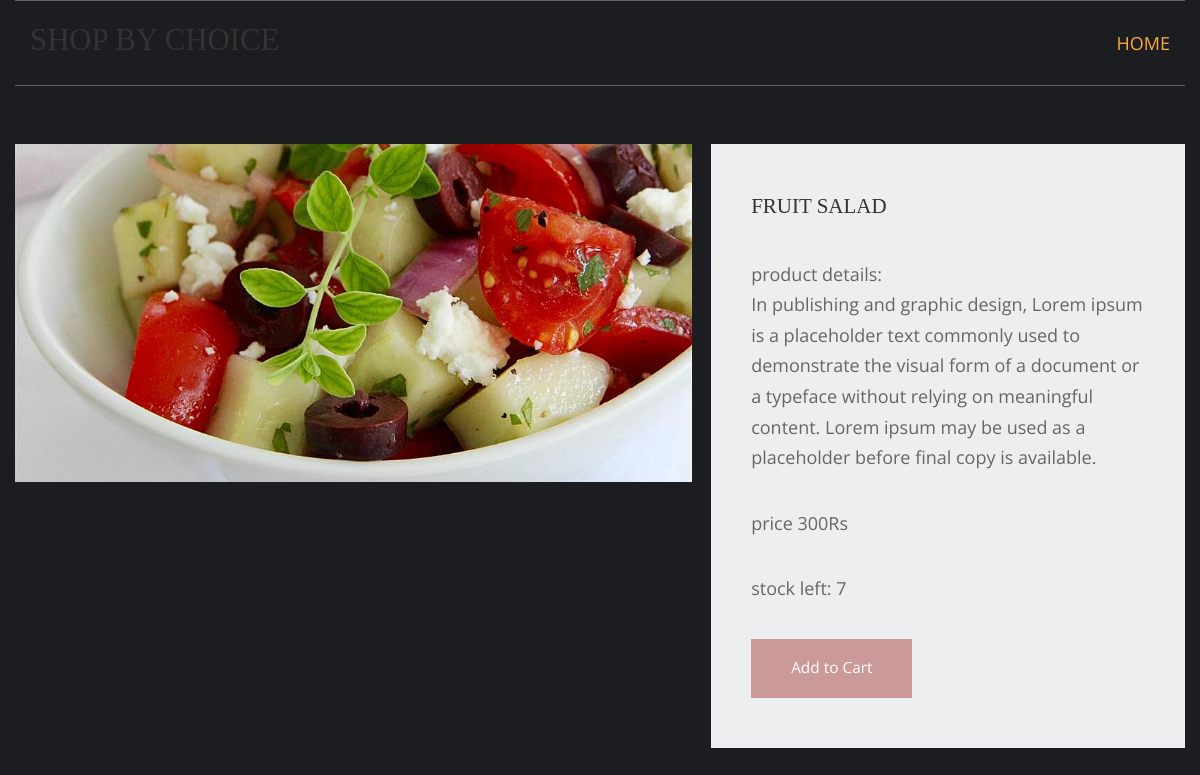
Screenshot of /salads/fruit-salad with the database file from the repository.
### shop/models.py (models this page shows, shortened)
class Product(models.Model):
    P_name=models.CharField(max_length=250,unique=True)
    slug=models.SlugField(max_length=250,unique=True)
    P_desc=models.TextField()
    P_price=models.IntegerField()
    P_stock=models.IntegerField()
    P_available=models.BooleanField()
    P_image=models.ImageField(upload_to='Product')
    P_category=models.ForeignKey(Category,on_delete= models.CASCADE)

### shop/views.py (the view)
# urls.py: path('<slug:c_slug>/<slug:product_slug>',views.prodDetails,name='details'),
def prodDetails(request,c_slug,product_slug):
    try:
        prod = Product.objects.get(P_category__slug=c_slug, slug=product_slug)
    except Exception as e:
        raise e
    return render(request, 'item.html', {'pr': prod})

### cart/context_processor.py (called while the page is built)
def count(request):
    item_count=0
    if 'admin' in request.path:
        return {}
    else:
        try:
            ct=cartlist.objects.filter(cart_id=c_id(request))
            cti=Items.objects.all().filter(cart=ct[:1])
            for c in cti:
                item_count+=c.quantity
        except cartlist.DoesNotExist:
            item_count=0
        return dict(itc=item_count)

### cart/views.py (called while the page is built)
def c_id(request):
    ct_id=request.session.session_key
    if not ct_id:
        ct_id=request.session.create()
    return ct_id

### templates/item.html (shortened to what this page needs)
{% extends 'base.html' %}
{% load static %}
{% block content %}
<!DOCTYPE html>
<html lang="en">
<head>
    <link href="{% static 'pr/fontawesome/css/all.min.css' %}" rel="stylesheet" />
    <link href="{% static 'pr/css/templatemo-comparto.css' %}" rel="stylesheet" />
</head>
<body>
    <br><br>
        <section class="tm-mb-1" id="about">
            <div class="tm-row tm-about-row">
                <div class="tm-section-1-l">
                    <img src="{{pr.P_image.url}}" alt="About image" style="height:500;width:500;">
                </div>
                <article class="tm-section-1-r tm-bg-color-8">
                    <h2 class="tm-mb-2 tm-title-color">{{pr.P_name}}</h2>
                    <p>product details: <br>{{pr.P_desc}}</p>
                    <p>price {{pr.P_price}}Rs<br>
                    <p>stock left: {{pr.P_stock}}</p>
                    {% if pr.P_stock <= 0 %}
                         <h1 style="color:red">Out of Stock!</h1>
                    {% else %}
                        <a href="{% url 'addcart' pr.id %}" class="tm-btn tm-btn-1 tm-link-to-services">Add to Cart</a>
                    {% endif %}
                </article>
            </div>
        </section>
</body>
</html>
{% endblock %}

### static/hm/layout/styles/layout.css (style rules this page uses)
*, *::before, *::after { transition:all .3s ease-in-out; }
body { color:#A5A6AA; background-color:#1C1D21; }
a { color:#FBAB45; }

### static/pr/css/templatemo-comparto.css (style rules this page uses)
*, *::before, *::after { box-sizing: border-box; outline: none; }
ul, h1, h2, h3, h4, p, figure { padding: 0; margin: 0; }
body { font-family: 'Open Sans', Arial, sans-serif; font-size: 18px; overflow-x: hidden; padding-left: 15px; padding-right: 15px; margin: 0; }
h2 { font-size: 1.5rem; }
a { transition: all 0.3s ease; text-decoration: none; }
p { color: #666; line-height: 1.7; margin-bottom: 35px; }
h1, h2, h3, h4, h5, h6 { color: #333; }
.tm-mb-1 { margin-bottom: 20px; }
.tm-mb-2 { margin-bottom: 40px; }
.tm-bg-color-8 { background-color: #EDEEEF; }
.tm-section-1-l { width: 57.85%; margin-right: 1.65%; }
.tm-section-1-r { padding: 50px 40px; width: 40.5%; }
.tm-row { display: flex; }
.tm-btn { display: inline-block; padding: 15px 40px; font-size: 1.1rem; border: none; background-color: #CC9999; color: white; }
a { color: #666; }

### static/hm/layout/styles/framework.css (style rules this page uses)
html { overflow-y:scroll; overflow-x:hidden; }
html, body { margin:0; padding:0; font-size:14px; line-height:1.6em; }
*, *::before, *::after { box-sizing:border-box; }
a { outline:none; text-decoration:none; }
img { width:auto; max-width:100%; height:auto; margin:0; padding:0; border:none; line-height:normal; vertical-align:middle; }
body, input, textarea, select { font-family:Verdana, Geneva, sans-serif; }
h1, h2, h3, h4, h5, h6, .heading { font-family:Georgia, "Times New Roman", Times, serif; }
::placeholder { opacity:1; }
h1, h2, h3, h4, h5, h6, .heading { margin:0 0 20px 0; font-size:1.4rem; line-height:normal; font-weight:normal; text-transform:uppercase; }
address, article, aside, figcaption, figure, footer, header, main, nav, section { display:block; margin:0; padding:0; }

### rows the page displays
Product: P_image (picture), P_name "FRUIT SALAD", P_desc "In publishing and graphic design, Lorem ipsum is a placeholder text commonly used to demonstrate the visual form of a document or a typeface without relying on meaningful content. Lorem ipsum may be used as a placeholder before final copy is available.", P_price "300", P_stock "7"
